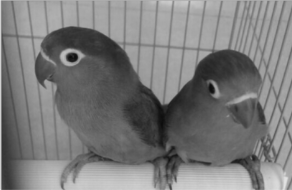
#> input picture 第2课 图像基本处理(Opencv中的绘图函数、图像的几何变换)/images/bird.png, 292 x 190 px
$ python '图像几何变换.py'
#> lines starting #> are read from the running program, lines starting #| are printed output that depends on the picture
# -*- encoding: utf-8 -*-
"""
@author   :   yykzjh
@Contact  :   yykzhjh@163.com
@DateTime :   2022/10/12 21:22
@Version  :   1.0
@License  :   (C)Copyright 2022
"""
import cv2
import numpy as np


if __name__ == '__main__':
    """
    仿射变换函数
    cv2.warpAffine(src, M, dsize, flags, borderMode, borderValue)
    src - 输入图像
    M - 变换矩阵
    dsize - 输出图像的大小
    flags - 插值方法的组合(int类型)
    borderMode - 边界像素模式(int类型)
    borderValue - (重点)边界填充值;默认情况下为0
    上述参数中：
    M作为仿射变换矩阵，一般反映平移或旋转的关系，为InputArray类型的2X3的变换矩阵
    flags表示插值方式，默认为flags=cv2.INTER_LINEAR,表示线性插值
    此外还有：
    cv2.INTER_NEAREST (最近邻插值)
    cv2.INTER_LINEAR (线性插值)
    cv2.INTER_AREA (区域插值)
    cv2.INTER_CUBIC (三次样条插值)
    cv2.INTER_LANCZOS4 (Lanczos插值)
    """

    """
    图像平移
    """
    # [12 lines of commented-out code are left out]

    """
    图像缩放
    cv2.resize(src, dsize=None, fx, fy, interpolation)
    src:原图
    dsize:输出图像尺寸，与比例因子二选一
    fx:沿水平轴的比例因子
    fy:沿垂直轴的比例因子
    interpolation:插值方法
        - cv2.INTER_NEAREST (最近邻插值)
        - cv2.INTER_LINEAR (线性插值)
        - cv2.INTER_AREA (区域插值)
        - cv2.INTER_CUBIC (三次样条插值)
        - cv2.INTER_LANCZOS4 (Lanczos插值)
    """
    # [15 lines of commented-out code are left out]

    """
    图像旋转：以图像的中心为原点旋转
    注意以下两点：
    1）图像旋转之前，为了避免信息的丢失，一定要有坐标平移
    2）图像旋转之后，会出现许多空洞点。对这些空洞点必须进行填充处理，否则画面效果不好，一般也称这种操作为插值处理
    获得旋转放射变换矩阵函数：
    cv2.getRotationMatrix2D(图片的旋转中心, 旋转角度, 缩放比例(0.5表示缩小一半,正为逆时针，负值为顺时针))
    仿射变换函数：
    cv2.warpAffine(img, M, (cols, rows))
    """
    # # 读取一张图像
    # img = cv2.imread(r"./images/img2.png", 1)
    # # 获取图像的高和宽
    # h, w = img.shape[:2]
    #
    # # 参数1：旋转中心；参数2：旋转角度；参数三3：缩放因子，正值为逆时针，负值为正时针
    # M = cv2.getRotationMatrix2D((w/2, h/2), 45, 1)
    #
    # # 注意这里rows和cols需要反置，即先列后行
    # res = cv2.warpAffine(img, M, (w, h), borderValue=(25, 255, 255))
    # cv2.imshow("origin image", img)
    # cv2.imshow("rotate image", res)
    # cv2.waitKey(0)
    # cv2.destroyAllWindows()

    """
    仿射变换：对图像进行旋转、平移、缩放等操作以达到数据增强的效果
    线性变换从几何直观上来看有两个要点：
    1）变换前是直线，变换后依然是直线
    2）直线的比例保持不变
    仿射变换有：平移、旋转、缩放、剪切、反射(投影)
    获取仿射变换矩阵函数：
    M = cv2.getAffineTransform(pos1, pos2)
        - pos1表示变换前的位置
        - pos2表示变换后的位置
    仿射变换函数：
    cv2.warpAffine(img, M, (cols, rows))
    """
    # [14 lines of commented-out code are left out]

    """
    透视变换：本质是将图像投影到一个新的平面
    获取透视变换矩阵函数：
    M = cv2.getPerspectiveTransform(pos1, pos2)
        - pos1表示透视变换前的4个点对应位置
        - pos2表示透视变换后的4个点对应位置
    透视变换函数：
    cv2.warpPerspective(src, M, (cols, rows))
        - src表示原始图像
        - M表示透视变换矩阵
        - (cols, rows)表示变换后的图像大小，cols表示列数，rows表示行数
    """
    # 读取图像
    src = cv2.imread(r"./images/bird.png")
#> src is the input picture: shape (190, 292, 3); min 13, max 226, mean 122.9
    # 获取图像大小
    h, w = src.shape[:2]
#> h = 190; w = 292
    # 设置图像透视变换矩阵
    pos1 = np.float32([[114, 82], [287, 156], [8, 100], [143, 177]])
    pos2 = np.float32([[0, 0], [188, 0], [0, 262], [188, 262]])
    M = cv2.getPerspectiveTransform(pos1, pos2)
    # 图像透视变换
    result = cv2.warpPerspective(src, M, (2*w, 2*h))
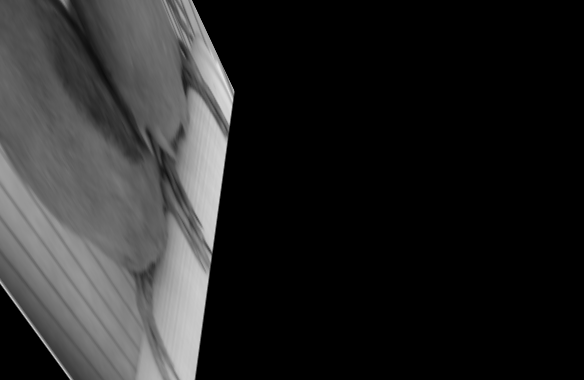
#> result: shape (380, 584, 3); min 0, max 226, mean 39.2
    cv2.imshow("origin image", src)
    cv2.imshow("perspective image", result)
    cv2.waitKey(0)
    cv2.destroyAllWindows()

$ run again, with 第2课 图像基本处理(Opencv中的绘图函数、图像的几何变换)/images/bilateral.png copied over 第2课 图像基本处理(Opencv中的绘图函数、图像的几何变换)/images/bird.png
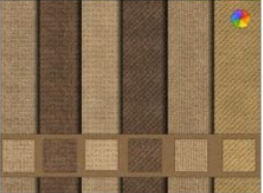
#> input picture 第2课 图像基本处理(Opencv中的绘图函数、图像的几何变换)/images/bilateral.png, 263 x 193 px
#> src is the input picture: shape (193, 263, 3); mean B, G, R 79.9, 109.5, 134.5
#> `result = cv2.warpPerspective(src, M, (2*w, 2*h))`:
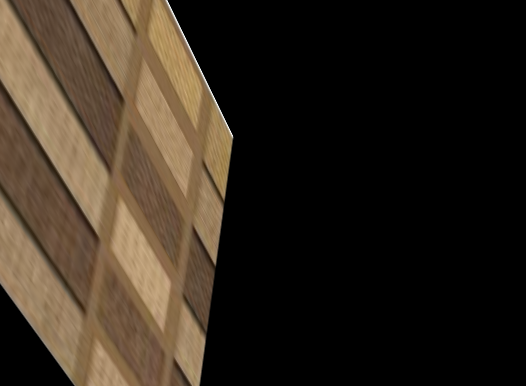
#> result: shape (386, 526, 3); mean B, G, R 29.9, 40.9, 50.6
